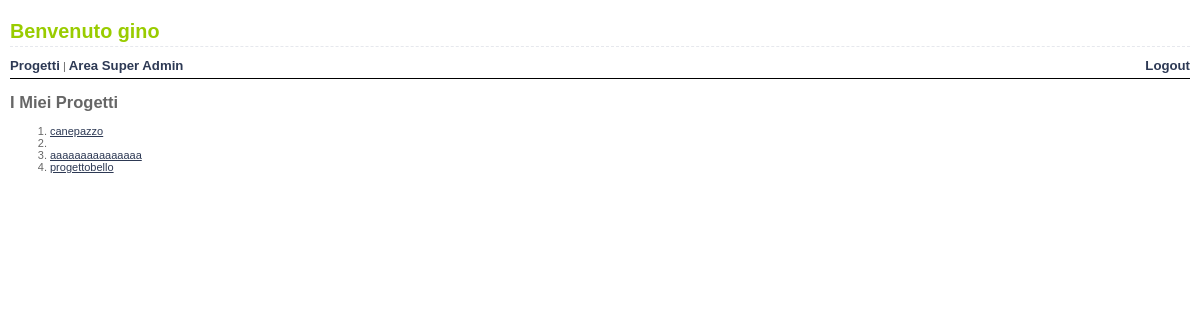
Page /index.php?page=Projects (signed in) on the committed database.
### tables this page shows
CREATE TABLE IF NOT EXISTS `assign` (
  `id` int(11) NOT NULL AUTO_INCREMENT,
  `membersID` int(11) NOT NULL,
  `projectID` int(11) NOT NULL,
  `languageID` int(11) NOT NULL,
  `name` varchar(150) NOT NULL,
  PRIMARY KEY (`id`)
);

CREATE TABLE IF NOT EXISTS `project` (
  `id` int(11) NOT NULL AUTO_INCREMENT,
  `parent.message.ID` int(11) NOT NULL,
  `name` varchar(255) NOT NULL,
  PRIMARY KEY (`id`)
);

### my_projects.php (the view, shortened to what this page needs)
<h2> I Miei Progetti</h2>
<?php
	function clean($str) {
		$str = @trim($str);
		return mysql_real_escape_string($str);
	}
	$sessid = clean($sessid);
	$qry="SELECT * FROM assign WHERE membersID='$sessid'";
	$result=mysql_query($qry);
	if($result) {
		?>
		<div id="projects">
		<ol id="project_list">
		<?php
		   while($row=mysql_fetch_array($result)) {
			$qry2="SELECT * FROM `project` WHERE `id` = ".$row['projectID'];
			$result2=mysql_query($qry2);
			$row2=mysql_fetch_array($result2);
		       echo "<li><a href=\"index.php?page=Manage&projID=".$row['projectID']."&namePr=".$row2['name']."&langu=".$row['languageID']."\">".$row2['name']." </a></li>";
		   }
		 ?>
		</ol>
		</div>
		<?php
	}else {
		die("Query failed");
	}
?>

### css/base.css (style rules this page uses)
body { font: 11px Verdana, Arial, Helvetica, sans-serif; color: #666666; margin: 0px; padding: 20px 10px 0px; }
a { color: #2D3954; }

### rows in the picture
assign: projectID.name "canepazzo"
assign: projectID.name "aaaaaaaaaaaaaaa"
assign: projectID.name "progettobello"

### other values in the picture
$_SESSION['SESS_FIRST_NAME'] "gino"
